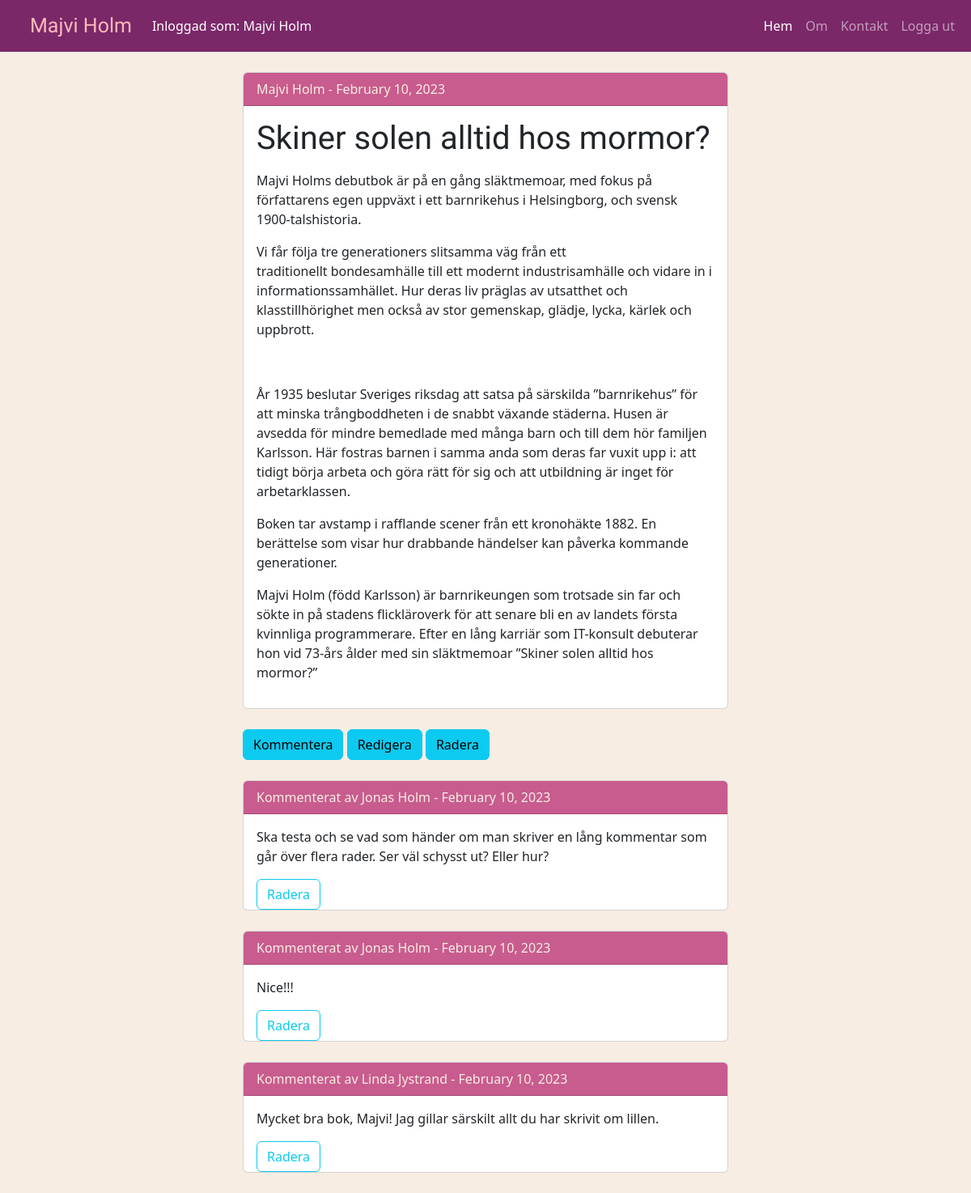
The page /show-post/4 (signed in) on the database its author committed.
### main.py (models this page shows)
class User(UserMixin, db.Model):
    __tablename__ = "users"
    id = db.Column(db.Integer, primary_key=True)
    email = db.Column(db.String(100), unique=True)
    password = db.Column(db.String(100))
    name = db.Column(db.String(1000))
    posts = relationship("BlogPost", back_populates="author")
    comments = relationship("Comment", back_populates="comment_author")

class BlogPost(db.Model):
    __tablename__ = "blog_posts"
    id = db.Column(db.Integer, primary_key=True)
    title = db.Column(db.String(250), unique=True, nullable=False)
    subtitle = db.Column(db.String(250), nullable=False)
    date = db.Column(db.String(250), nullable=False)
    body = db.Column(db.Text, nullable=False)
    img_url = db.Column(db.String(250), nullable=False)
    author_id = db.Column(db.Integer, db.ForeignKey("users.id"))
    author = relationship("User", back_populates="posts")
    comments = relationship("Comment", back_populates="parent_post")

class Comment(db.Model):
    __tablename__ = "comments"
    id = db.Column(db.Integer, primary_key=True)
    text = db.Column(db.Text, nullable=False)
    date = db.Column(db.String(250), nullable=False)
    post_id = db.Column(db.Integer, db.ForeignKey("blog_posts.id"))
    parent_post = relationship("BlogPost", back_populates="comments")
    author_id = db.Column(db.Integer, db.ForeignKey("users.id"))
    comment_author = relationship("User", back_populates="comments")

### main.py (the view)
@app.route("/show-post/<post_id>")
def show_post(post_id):
    user = None
    if current_user.is_authenticated:
        user = current_user
    post = BlogPost.query.get(post_id)
    return render_template(
        "show-post.html",
        title="Ska ändras",
        post=post,
        user=user,
        logged_in=current_user.is_authenticated
    )

### main.py (called while the page is built)
@login_manager.user_loader
def load_user(user_id):
    return User.query.get(int(user_id))

### templates/show-post.html
{% extends "layout.html" %}
{% block contents %}
<div class="card">
  <div class="card-header">
    {{post.author.name}} - {{post.date}}
  </div>
  <div class="card-body">
    <h1 class="card-title">{{ post.title }}</h1>
    <p class="card-text">{{ post.body | safe}}</p>
  </div>
</div>
<div>
    <a href="{{ url_for('comment_post', post_id=post.id) }}" class="btn btn-info">Kommentera</a>
    {% if logged_in %}
      {% if user.id == 2 %}
        <a href="{{ url_for('edit_post', post_id=post.id) }}" class="btn btn-info">Redigera</a>
        <a href="{{ url_for('delete', post_id=post.id) }}" class="btn btn-info">Radera</a>
      {% endif %}
    {% endif %}
</div>
{% for i in post.comments|reverse: %}
<div class="card">
  <div class="card-header">
    Kommenterat av {{i.comment_author.name}} - {{ i.date }}
  </div>
  <div class="card-body comment">
    <p class="card-text">{{ i.text | safe}}</p>
    {% if logged_in %}
      {% if user.id == 2 %}
        <a href="{{ url_for('delete_comment', comment_id=i.id) }}" class="btn btn-outline-info">Radera</a>
      {% endif %}
    {% endif %}
  </div>
</div>
{% endfor %}
{% endblock contents %}

### templates/layout.html (shortened to what this page needs)
<!doctype html>
{% import "bootstrap/wtf.html" as wtf %}
<html lang="en">
  <head>
    <link href="https://cdn.jsdelivr.net/npm/bootstrap@5.3.0-alpha1/dist/css/bootstrap.min.css" rel="stylesheet">
    <link rel="stylesheet" type="text/css" href="{{ url_for('static', filename='main.css') }}">
  </head>
  <body>
  <nav class="navbar navbar-expand-lg bg-dark" data-bs-theme="dark">
    <div class="container-fluid">
      <a class="navbar-brand" href="{{ url_for('home') }}">Majvi Holm</a>
      {% if logged_in: %}
      <a class="nav-link login">Inloggad som: {{ user.name }}</a>
      {% endif %}
      <div class="collapse navbar-collapse" id="navbarText">
        <ul class="navbar-nav ms-auto mb-2 mb-lg-0">
          <li class="nav-item">
            <a class="nav-link active" aria-current="page" href="{{ url_for('home') }}">Hem</a>
          </li>
          <li class="nav-item">
            <a class="nav-link" href="{{ url_for('about') }}">Om</a>
          </li>
          <li class="nav-item">
            <a class="nav-link" href="{{ url_for('contact') }}">Kontakt</a>
          </li>
          {% if not logged_in: %}
            <li class="nav-item">
              <a class="nav-link" href="{{ url_for('register') }}">Registrera</a>
            </li>
            <li class="nav-item">
              <a class="nav-link" href="{{ url_for('login') }}">Logga in</a>
            </li>
            {% else: %}
            <li class="nav-item">
              <a class="nav-link" href="{{ url_for('logout') }}">Logga ut</a>
            </li>
            {% endif %}
        </ul>
      </div>
    </div>
  </nav>
<div class="container">
  <div class="divform">
  {% block contents %}
  {% endblock %}
  </div>
  </body>
</html>

### static/main.css (style rules this page uses)
body { background-color: #F8EDE3; }
h1 { font-family: 'Norican', cursive; color: #9D3C72; }
.navbar { background-color: #7B2869 !important; }
.comment { padding-top: 0px; padding-bottom: 0px; }
.navbar-brand { font-family: 'Norican', cursive; font-size: 25px; color: #FFBABA; margin: 0px 25px 0px 25px; }
.card-header { background-color: #C85C8E; color: #F8EDE3; }
.card { width: 600px; margin: 25px auto 25px; }
.divform { width: 600px; margin: 25px auto 25px; }
.login { color: white; }

### rows shown on the page
User: name "Majvi Holm", author.name "Majvi Holm"
BlogPost: date "February 10, 2023", title "Skiner solen alltid hos mormor?", body "Majvi Holms debutbok är på en gång släktmemoar, med fokus på författarens egen uppväxt i ett barnrikehus i Helsingborg, och svensk 1900-talshistoria. Vi får följa tre generationers slitsamma väg från ett traditionellt bondesamhälle till ett modernt industrisamhälle och vidare in i informationssamhället. Hur deras liv präglas av utsatthet och klasstillhörighet men också av stor gemenskap, glädje, lycka, kärlek och uppbrott. År 1935 beslutar Sveriges riksdag att satsa på särskilda ”barnrikehus” för att minska trångboddheten i de snabbt växande städerna. Husen är avsedda för mindre bemedlade med många barn och till dem hör familjen Karlsson. Här fostras barnen i samma anda som deras far vuxit…"
Comment: comment_author.name "Jonas Holm", date "February 10, 2023", text "Ska testa och se vad som händer om man skriver en lång kommentar som går över flera rader. Ser väl schysst ut? Eller hur?"
Comment: comment_author.name "Jonas Holm", date "February 10, 2023", text "Nice!!!"
Comment: comment_author.name "Linda Jystrand", date "February 10, 2023", text "Mycket bra bok, Majvi! Jag gillar särskilt allt du har skrivit om lillen."
